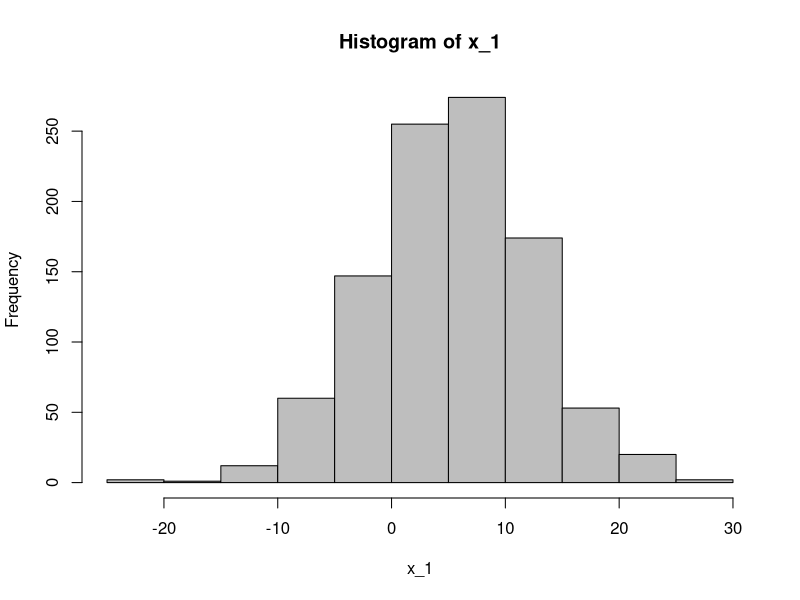
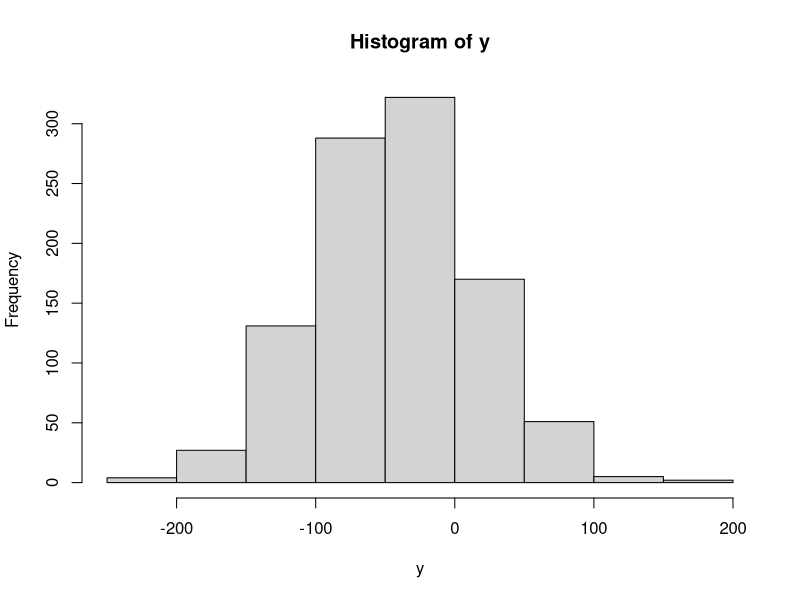
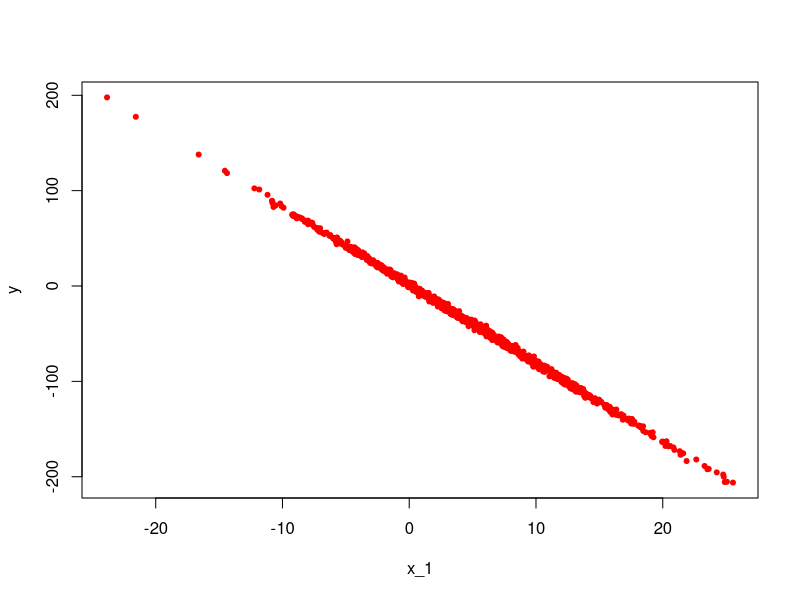
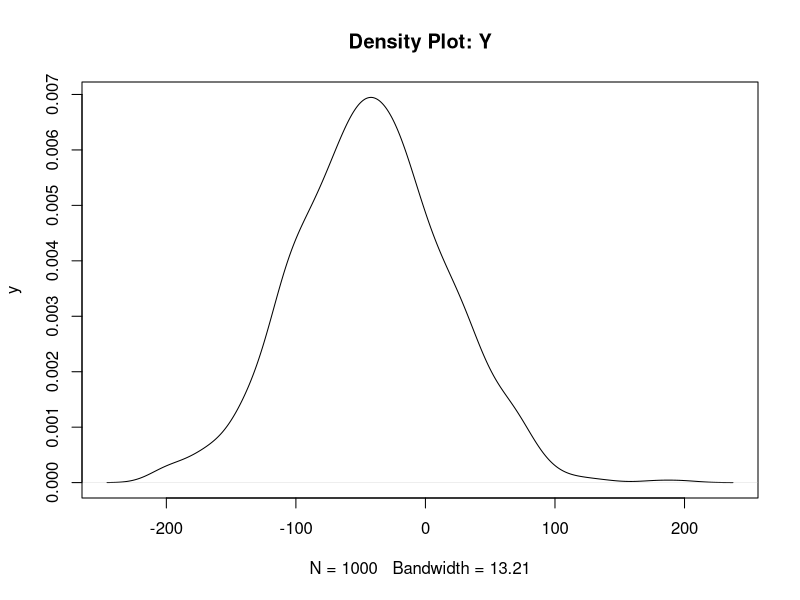
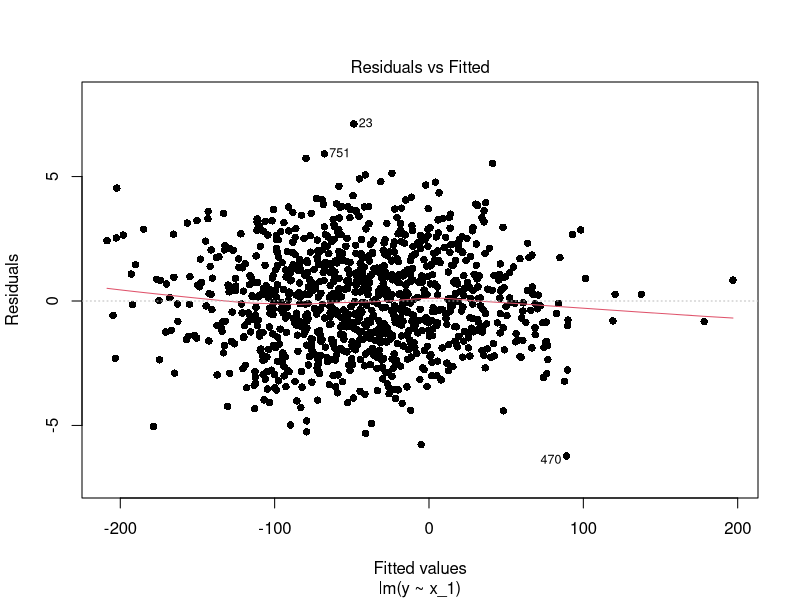
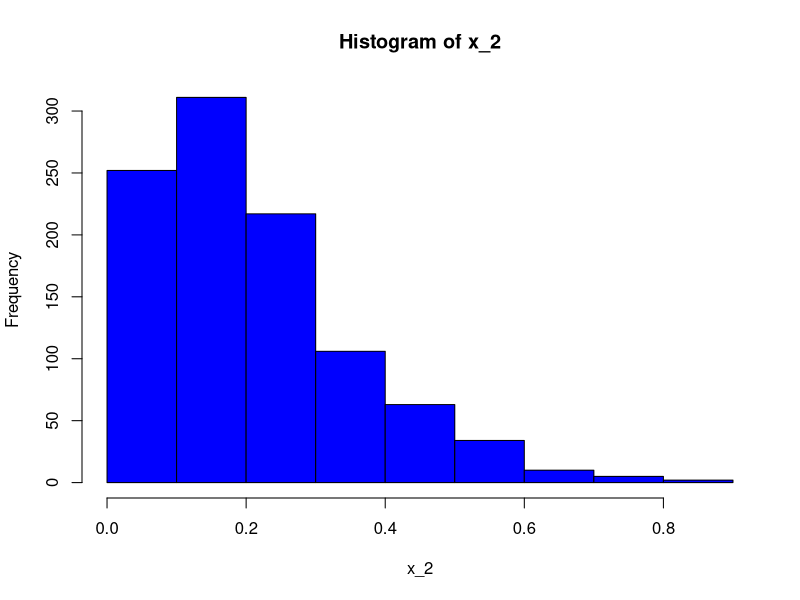
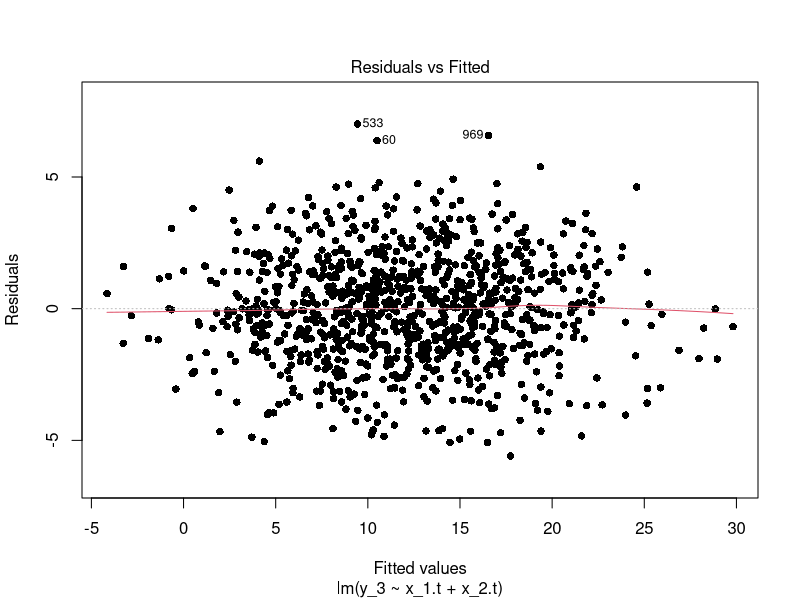
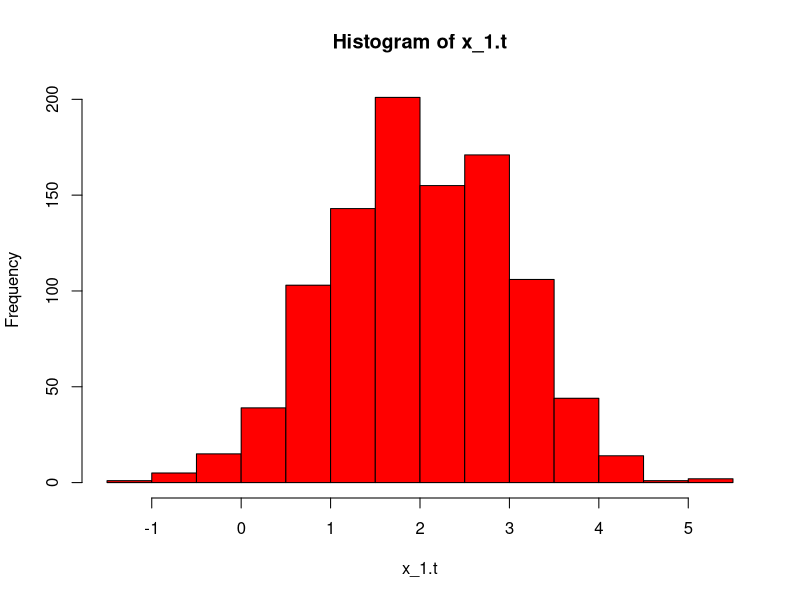

Write R code to recreate these figures, in order.
# Remove all extraneous variables
rm(list = ls())

# Simulating the fake data set
# from a normal distribution, simulate 1000 values with a mean of 5 and std of 7
x_1 <- rnorm(1000, 5, 7) 

# plotting data
hist(x_1, col="grey")

true_error <- rnorm(1000, 0, 2)
true_beta_0 <- 1.1
true_beta_1 <- -8.2 

y <- true_beta_0 + true_beta_1*x_1 + true_error

hist(y) 
plot(x_1, y, pch = 20, col ="red") 

data.1 <- data.frame(cbind(x_1, y))

# Checking the density of the repsonse variable
plot(density(y), main="Density Plot: Y", ylab="y") 

# Building a regression model, and finding estimated beta values
mod1 <- lm(y~x_1, data = data.1)
summary(mod1)

# estimate_beta_0 = 1.06997
# estimate_beta_1 = -8.19802

plot(mod1, pch = 16, which = 1)

# Declaring second variable, and finding linear distributions
x_2 <- rgamma(1000, 2, 10)
hist(x_2, col="blue")

y_2 <- true_beta_0*x_1 + true_beta_1*x_2 + true_error

data.2 <- data.frame(cbind(x_1, x_2, y))

# fitting a model depending only on x_1
mod2 <- lm(y_2~x_1, data = data.2)
summary(mod2)

# estimate_beta_0 = -1.56808
# estimate_beta_1 = 1.10089

# fitting a model depending only on x_2
mod3 <- lm(y_2~x_2, data = data.2)
summary(mod3)

# estimate_beta_0 = 5.6784
# estimate_beta_1 = -8.4940

# finding a model dependant on both x_1 and X_2
mod4 <- lm(y_2~x_1 + x_2, data = data.2)
summary(mod4)

# estimate_beta_0 = 1.102070
# estimate_beta_1 = -8.900546

# DO THE SAMPLE MEAN WHATEVER THINGER 

# Delaring new variable z 
z <- x_1^2

data.3 <- data.frame(cbind(x_1, x_2, z, y))

# declaring a model based on x_1, AND z only
mod5 <- lm(y_2~x_1, data = data.3)
summary(mod5) 

mod6 <- lm(y_2~x_1 + z, data = data.3)
summary(mod6)

# dont understand the point, but sure 

# DO THE SAMPLE MEAN SHIT SHIT SHIT

# Playing around with data--just change the values in this section
# Then run only this section and record the results in the report
true_error.t <- rnorm(1000, 0, 2)
true_beta_0.t <- 5
true_beta_1.t <- 2

x_1.t <- rnorm(1000, 2) 
x_2.t <- rexp(1000)

y_3 <- true_beta_0.t*x_1.t + true_beta_1.t*x_2.t + true_error.t

data.4 <- data.frame(cbind(x_1.t, x_2.t, y_3))

mod7 <- lm(y_3~x_1.t + x_2.t, data = data.4)
summary(mod7)

plot(mod7, pch = 16, which = 1)

# plotting histograms and scatterplots (just for part d)
hist(x_1.t, col="red")
hist(x_2.t, col = "blue")
hist(y_3, col = "pink" )

plot(data.4)
